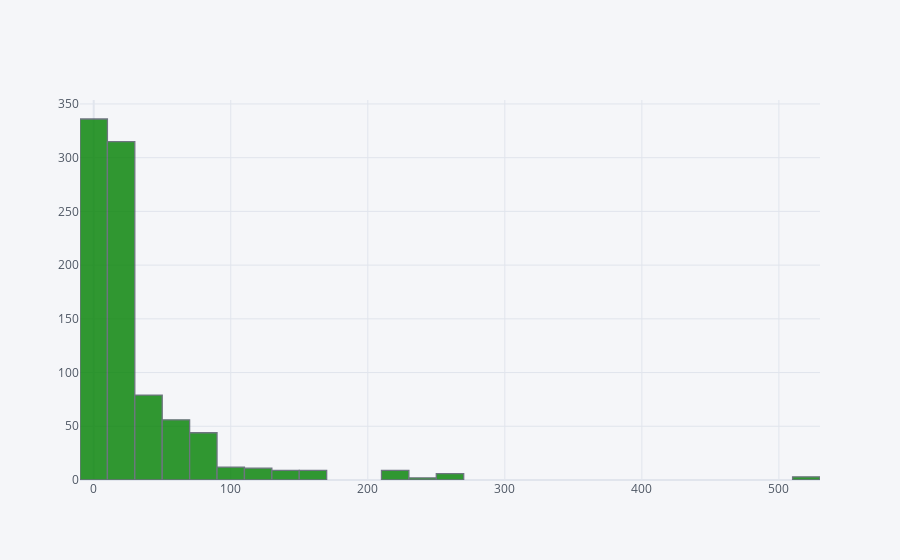

This figure's notebook cell:
### Code cell
train['Fare'].iplot(kind='hist',bins=30,color='green')

### Figure 1 — Plotly figure (JSON) as saved in the notebook; plotly's stock layout.template omitted (floating-point values rounded to 4 significant figures; data arrays with more than 128 entries replaced by an {"elided": "..."} marker saying what was removed)
{"data": [{"histfunc": "count", "histnorm": "", "marker": {"color": "rgba(0, 128, 0, 1.0)", "line": {"color": "#4D5663", "width": 1.3}}, "name": "Fare", "nbinsx": 30, "opacity": 0.8, "orientation": "v", "x": {"elided": "891 float values"}, "type": "histogram"}], "layout": {"barmode": "overlay", "legend": {"bgcolor": "#F5F6F9", "font": {"color": "#4D5663"}}, "paper_bgcolor": "#F5F6F9", "plot_bgcolor": "#F5F6F9", "title": {"font": {"color": "#4D5663"}}, "xaxis": {"gridcolor": "#E1E5ED", "showgrid": true, "tickfont": {"color": "#4D5663"}, "title": {"font": {"color": "#4D5663"}, "text": ""}, "zerolinecolor": "#E1E5ED"}, "yaxis": {"gridcolor": "#E1E5ED", "showgrid": true, "tickfont": {"color": "#4D5663"}, "title": {"font": {"color": "#4D5663"}, "text": ""}, "zerolinecolor": "#E1E5ED"}}}
